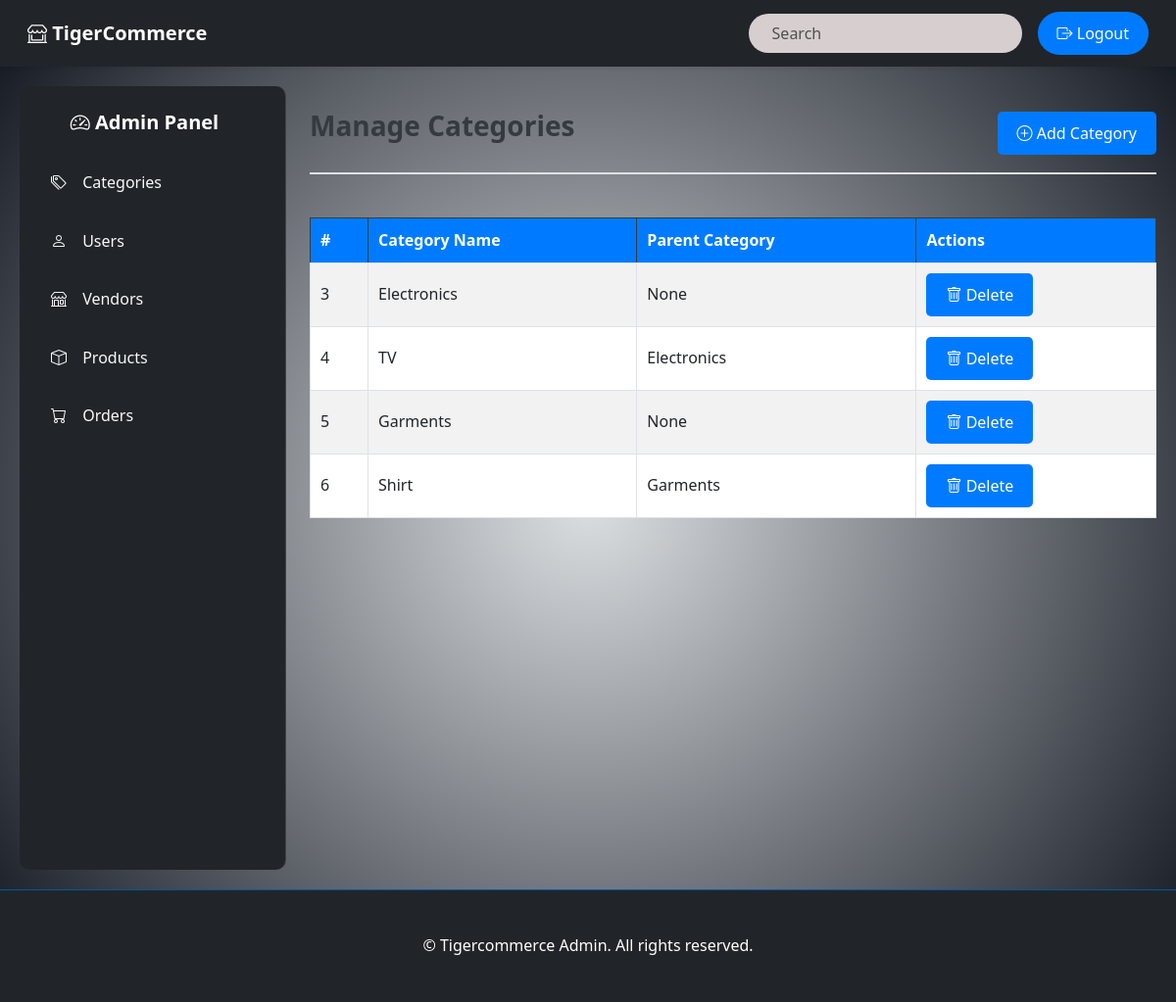
The app's page /admin/sections/category.php, older data.
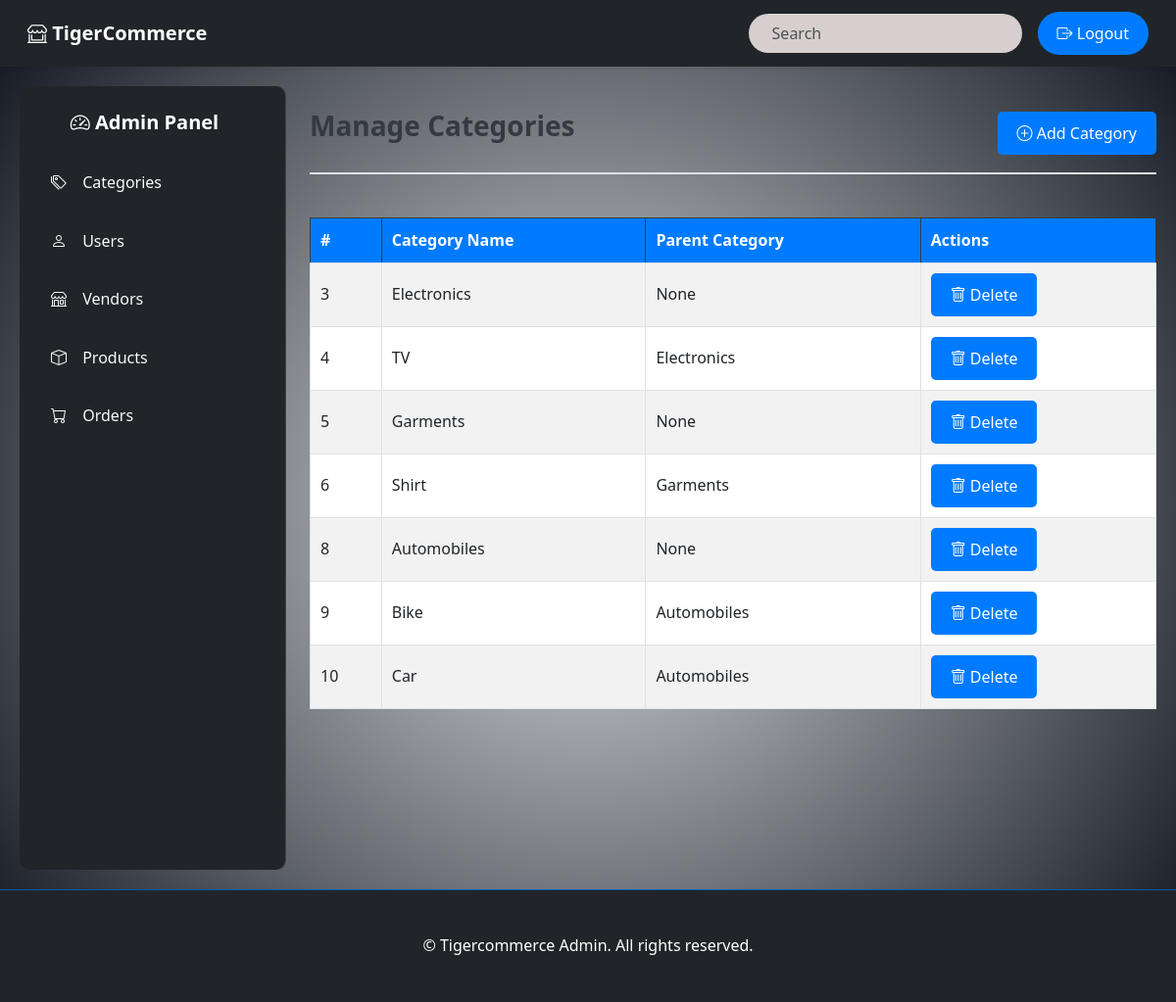
The same page, newer data.
### tables this page shows
CREATE TABLE `categories` (
  `id` int(11) NOT NULL,
  `name` varchar(50) NOT NULL,
  `parent_id` int(11) DEFAULT NULL,
  `icon` varchar(128) NOT NULL,
  `created_at` timestamp NOT NULL DEFAULT current_timestamp(),
  `updated_at` timestamp NOT NULL DEFAULT current_timestamp() ON UPDATE current_timestamp()
);

### admin/sections/category.php (the view, shortened to what this page needs)
<?php
require '../../config/database.php';
$categories = [];
$result = $conn->query("SELECT * FROM categories");
if ($result->num_rows > 0) {
    while ($row = $result->fetch_assoc()) {
        $categories[] = $row;
    }
}
?>
<?php include('../partials/header.php'); ?>
<?php include('../partials/navbar.php'); ?>
<div class="container-fluid category-page-container">
    <div class="row">
        <div class="col-lg-3 col-md-4">
            <?php include('../partials/sidebar.php'); ?>
        </div>
        <div class="col-lg-9 col-md-8">
            <div class="d-flex justify-content-between align-items-center my-4 category-header">
                <h2 class="category-title">Manage Categories</h2>
                <button class="btn btn-primary" data-bs-toggle="modal" data-bs-target="#addCategoryModal">
                    <i class="bi bi-plus-circle"></i> Add Category
                </button>
            </div>
            <div class="table-responsive">
                <table class="table table-hover table-striped table-bordered">
                    <thead class="table-dark">
                        <tr>
                            <th>#</th>
                            <th>Category Name</th>
                            <th>Parent Category</th>
                            <th>Actions</th>
                        </tr>
                    </thead>
                    <tbody>
                        <?php if (!empty($categories)): ?>
                            <?php foreach ($categories as $category): ?>
                                <tr>
                                    <td><?php echo $category['id']; ?></td>
                                    <td><?php echo htmlspecialchars($category['name']); ?></td>
                                    <td>
                                        <?php
                                        if ($category['parent_id']) {
                                            $stmt = $conn->prepare("SELECT name FROM categories WHERE id = ?");
                                            $stmt->bind_param("i", $category['parent_id']);
                                            $stmt->execute();
                                            $stmt->bind_result($parent_name);
                                            echo htmlspecialchars($parent_name);
                                        } else {
                                            echo 'None';
                                        }
                                        ?>
                                    </td>
                                    <td>
                                        <a href="category.php?delete=<?php echo $category['id']; ?>" class="btn btn-danger btn-sm" onclick="return confirm('Are you sure you want to delete this category?');">
                                            <i class="bi bi-trash"></i> Delete
                                        </a>
                                    </td>
                                </tr>
                            <?php endforeach; ?>
                        <?php else: ?>
                            <tr>
                                <td colspan="4" class="text-center">No categories found.</td>
                            </tr>
                        <?php endif; ?>
                    </tbody>
                </table>
            </div>
        </div>
    </div>
</div>
<?php include('../partials/footer.php'); ?>

Row changes from the older to the newer data that the page shows:
added categories: id "8", name "Automobiles", shows "None"
added categories: id "9", name "Bike", parent.name "Automobiles"
added categories: id "10", name "Car", parent.name "Automobiles"
